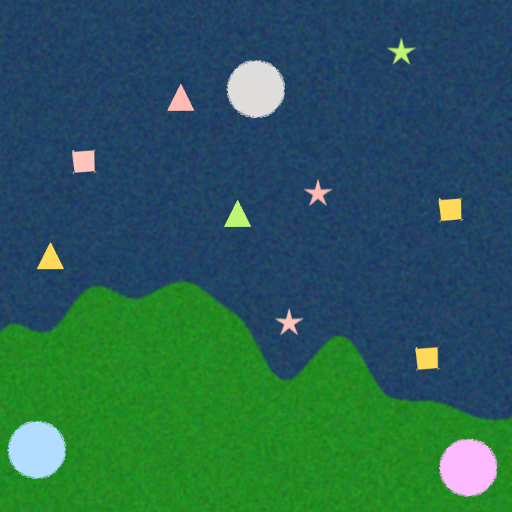
#> input picture 8.png, 512 x 512 px, given in place of 1.png, which was not available
$ python project.py
#> lines starting #> are read from the running program, lines starting #| are printed output that depends on the picture; after the words box and inside, x2 and y2 are one past the last pixel; in counts of white or black regions, pixels touching at a corner belong together; pictures that were not available may be replaced by others from this repository, and a replacement may not be noted
import math
import cv2 as cv
import numpy as np

def get_color_name_hsv(h, s, v):

    if s < 50 and v > 50:
        return "grey"

    if (h < 10 or h >= 170) and s > 50:
        return "red"

    elif 20 <= h <= 35 and s > 50:
        return "yellow"

    elif 36 <= h <= 85 and s > 50:
        return "green"

    elif 86 <= h <= 125 and s > 50:
        return "blue"

    elif 140 <= h <= 169 and s > 50:
        return "pink"
    else:
        return "unknown"

for i in range(1, 11):
    a = str(i) + '.png'
    img = cv.imread(a)
#> img is the input picture: shape (512, 512, 3); mean B, G, R 84.6, 94.7, 41.2
    hsv_img = cv.cvtColor(img, cv.COLOR_BGR2HSV)
#> hsv_img: shape (512, 512, 3); mean H, S, V 89.7, 174.5, 118
    g_img = cv.cvtColor(img, cv.COLOR_BGR2GRAY)
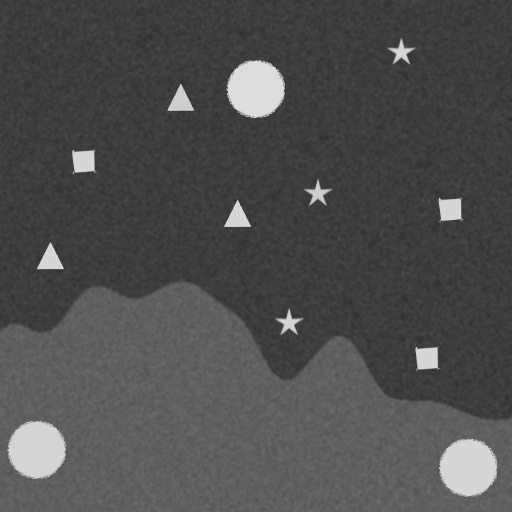
#> g_img: shape (512, 512); min 45, max 221, mean 77.5

    thre_img = cv.threshold(g_img, 120, 255, cv.THRESH_BINARY)[1]
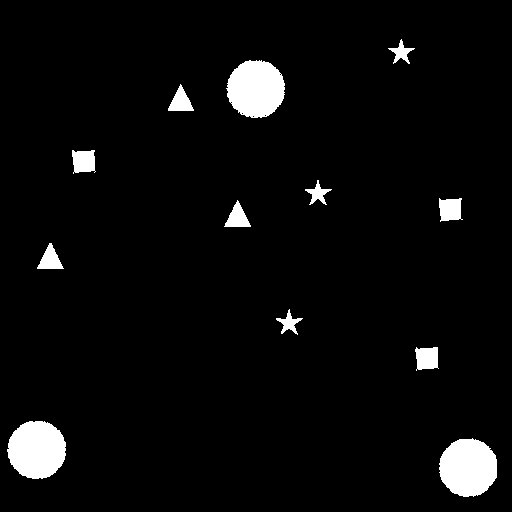
#> thre_img: shape (512, 512); 4.3% white; 12 white regions
    contours, heirarchy = cv.findContours(thre_img, cv.RETR_TREE, cv.CHAIN_APPROX_SIMPLE)
#> contours = 17 contours, 5 with area under 20; largest, box (x1, y1, x2, y2) and area: (7, 421, 66, 479) 2593, (439, 438, 497, 497) 2590, (226, 60, 285, 118) 2556, (72, 150, 96, 174) 418, (415, 347, 439, 371) 417
    data = []

    for cont in contours:
        eplison = 0.01 * cv.arcLength(cont, True)
        approx = cv.approxPolyDP(cont, eplison, True)
        if cv.contourArea(cont) < 50:
            continue

        if len(approx) == 3:
            casualty = 2
        elif len(approx) == 4:
            casualty = 1
        elif len(approx) == 10:
            casualty = 3
        elif len(approx) > 5:
            casualty = 0
        else:
            casualty = -1

        M = cv.moments(cont)
        if M["m00"] != 0:
            cx = int(M["m10"] / M["m00"])
            cy = int(M["m01"] / M["m00"])

            mask = np.zeros(img.shape[:2], dtype="uint8")
            cv.drawContours(mask, [cont], -1, 255, -1)
            mean_hsv = cv.mean(hsv_img, mask=mask)
            h, s, v = int(mean_hsv[0]), int(mean_hsv[1]), int(mean_hsv[2])
            color_name = get_color_name_hsv(h, s, v)

            if casualty >= 0:
                data.append(((cx, cy), casualty, color_name))
#> this loop made 17 passes
#> (eplison, approx, casualty, cx, cy, mean_hsv, h, s) on passes 5, 6, 10: (0.879, [[49, 243], [37, 268], [63, 268], [51, 243]], 1, 49, 259, (23.41, 161.5, 248.1, 0), 23, 161), (0.888, [[237, 200], [224, 226], [250, 226]], 2, 237, 217, (42.79, 132.4, 239.6, 0), 42, 132), (0.874, [[180, 84], [168, 110], [193, 110], [190, 102]], 1, 180, 101, (10.52, 75.46, 248.6, 0), 10, 75)
#> (eplison, casualty, cx, cy, mean_hsv, h, s, v) on passes 1, 2, 3, 4, 7, 8: (1.99, 0, 467, 467, (145.3, 65.84, 246.7, 0), 145, 65, 246), (2.02, 0, 36, 449, (100.7, 78.1, 247.7, 0), 100, 78, 247), (0.938, 0, 426, 357, (23.48, 159.2, 244, 0), 23, 159, 243), (1.07, 3, 288, 322, (40.62, 55.63, 223, 0), 40, 55, 222), (0.944, 0, 449, 209, (23.42, 160.6, 246.6, 0), 23, 160, 246), (1.05, 0, 317, 193, (41.94, 65.21, 223.6, 0), 41, 65, 223)
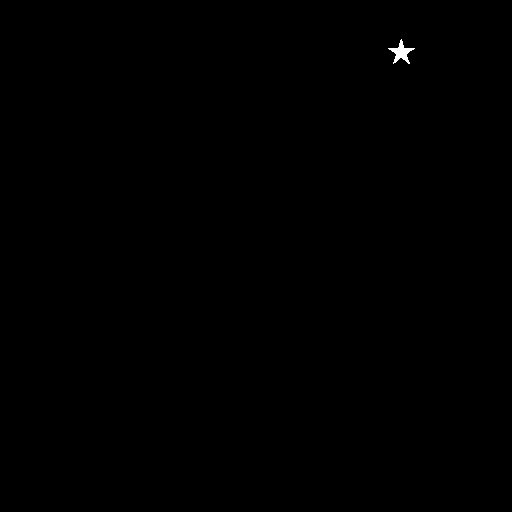
#> mask: shape (512, 512); 0.09% white; 1 white region, box (x1, y1, x2, y2) and area: (388, 39, 415, 64) 243
#> after the loop, data = 12 items
#> pass 2 of the loop `for i in range(1, 11):`:
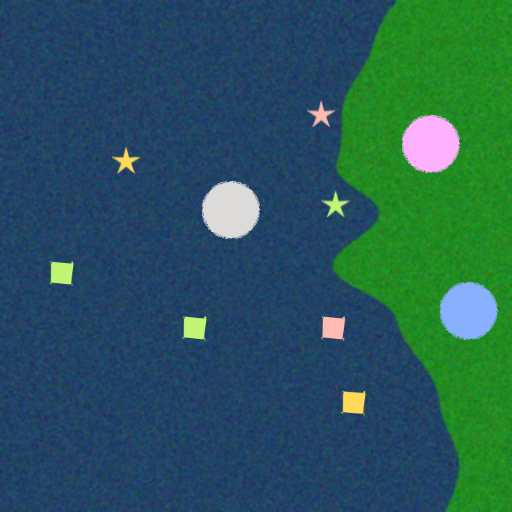
#> input picture 9.png, 512 x 512 px, given in place of 2.png, which was not available
#> img is the input picture: shape (512, 512, 3); mean B, G, R 90.2, 87.6, 40
#> hsv_img: shape (512, 512, 3); mean H, S, V 93.9, 173.2, 114.3
#> `thre_img = cv.threshold(g_img, 120, 255, cv.THRESH_BINARY)[1]`:
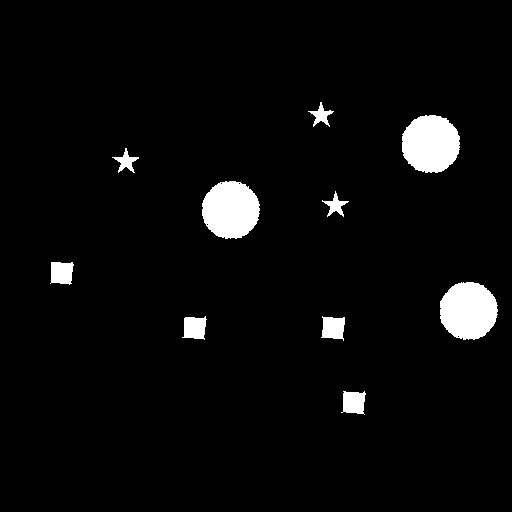
#> thre_img: shape (512, 512); 4% white; 10 white regions
#> contours = 14 contours, 4 with area under 20; largest, box (x1, y1, x2, y2) and area: (402, 115, 460, 173) 2586, (440, 282, 498, 340) 2560, (202, 181, 260, 239) 2548, (341, 391, 366, 415) 412, (50, 262, 74, 285) 412
#> the loop `for cont in contours:` made 14 passes
#> (eplison, casualty, cx, cy, mean_hsv, h, s, v) on passes 1, 2, 3, 4, 6, 7, 8: (0.96, 3, 353, 401, (23.4, 160.5, 245.7, 0), 23, 160, 245), (0.936, 0, 332, 327, (16.67, 74.63, 246.2, 0), 16, 74, 246), (0.91, 3, 194, 327, (42.85, 130.9, 240, 0), 42, 130, 240), (2.01, 0, 468, 310, (108.4, 118.8, 247.6, 0), 108, 118, 247), (0.89, 3, 61, 272, (42.9, 130.5, 239.2, 0), 42, 130, 239), (1.07, 0, 335, 205, (45.61, 120.9, 221.1, 0), 45, 120, 221), (2.02, 3, 230, 209, (14.21, 5.73, 216.7, 0), 14, 5, 216)
#> after the loop `for cont in contours:`:
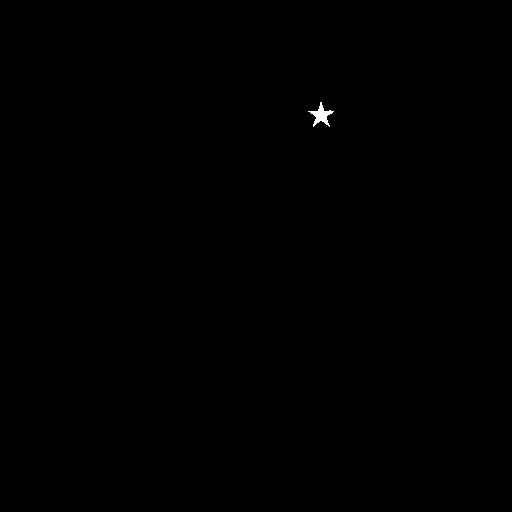
#> mask: shape (512, 512); 0.09% white; 1 white region, box (x1, y1, x2, y2) and area: (308, 102, 334, 127) 236
#> after the loop `for cont in contours:`: data = [((353, 401), 3, 'yellow'), ((332, 327), 0, 'unknown'), ((194, 327), 3, 'green'), ((468, 310), 0, 'blue'), ((61, 272), 3, 'green'), ((335, 205), 0, 'green'), ((230, 209), 3, 'grey'), ((125, 161), 0, 'yellow'), ((430, 143), 0, 'pink'), ((320, 114), 3, 'green')]
#> (the run stopped early here; a loop or call above may not have finished)
